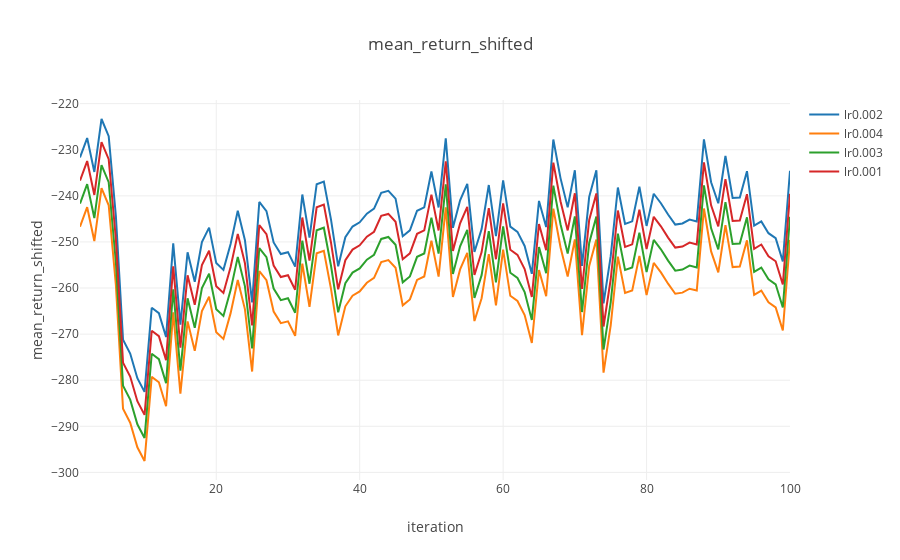

Source (notebook cell):
### Markdown cell above
## All CSV Log Visualization In A Directory

### Code cell
from plotly import __version__
from plotly.offline import download_plotlyjs, init_notebook_mode, plot, iplot
init_notebook_mode(connected=True)

from rl_pipeline.visualization.viz_utils import Viz
from config import CONFIG

import os

data_dir = CONFIG['configuration'].csv_data_dir
viz = Viz()

_,_,fig = viz.plotly_plot_dir(data_dir, "iteration", "mean_return_shifted")

iplot(fig)
